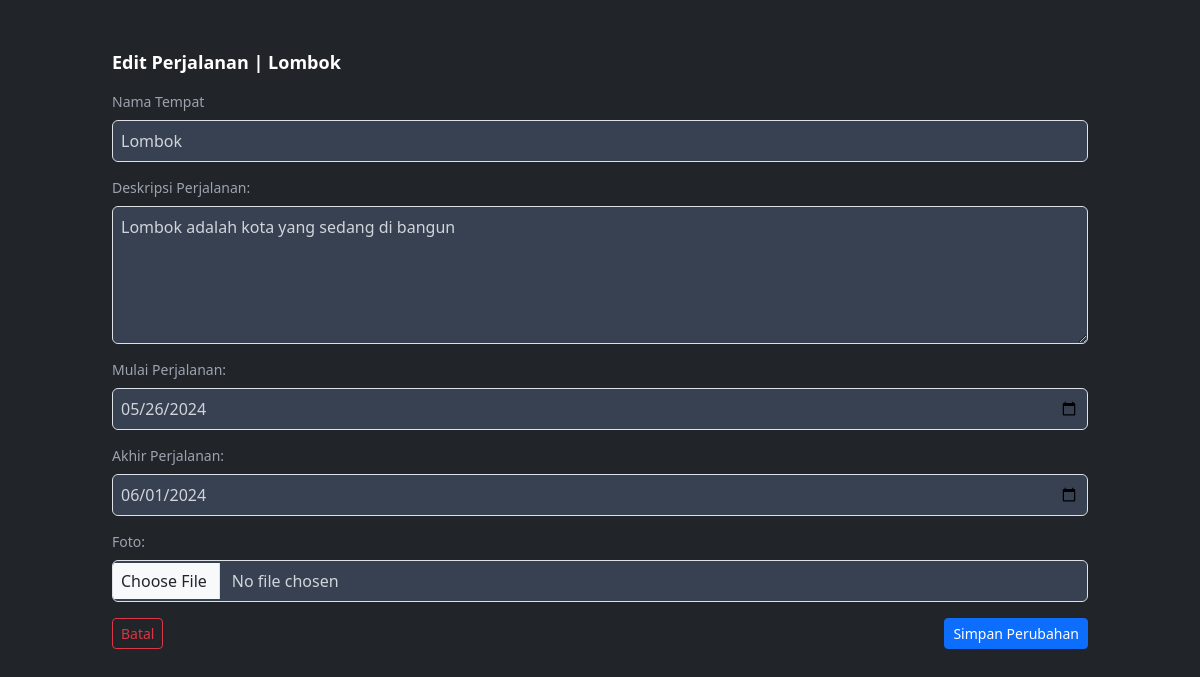
Screenshot of /edit_perjalanan.php?id=37 with the database file from the repository.
### tables this page shows
CREATE TABLE `perjalanan` (
  `id` int NOT NULL,
  `foto` text NOT NULL,
  `tempat` varchar(100) NOT NULL,
  `deskripsi` text NOT NULL,
  `mulai_pergi` date NOT NULL,
  `waktu_pergi` date NOT NULL,
  `user_upload` varchar(100) NOT NULL
);

### edit_perjalanan.php (the view, shortened to what this page needs)
<?php
include "koneksi.php";
$perjalanan_id = $_GET['id'];
if(isset($_GET['id'])) {
    $query = "SELECT * FROM perjalanan WHERE id = '$perjalanan_id'";
    $result = mysqli_query($con, $query);
    if(mysqli_num_rows($result) == 1) {
        $row = mysqli_fetch_assoc($result);
    } else {
        echo "User not found.";
    }
} else {
    echo "Invalid request.";
}
?>
<!DOCTYPE html>
<html lang="en">
<head>
    <link href="https://cdn.jsdelivr.net/npm/bootstrap@5.3.3/dist/css/bootstrap.min.css" rel="stylesheet">
</head>
<!DOCTYPE html>
<html lang="en">
<head>
  <link href="https://unpkg.com/tailwindcss@^2/dist/tailwind.min.css" rel="stylesheet">
</head>
<body class="bg-dark text-gray-200">
  <div class="container mx-auto mt-5 px-4 mb-5">  <h2 class="text-lg font-bold text-white mb-3">Edit Perjalanan | <?php echo $row['tempat']; ?></h2>
    <form action="edit_perjalanan.php?id=<?php echo $perjalanan_id; ?>" method="post" enctype="multipart/form-data" class="space-y-4"> <div class="mb-3">
        <label for="nama" class="block mb-2 text-sm font-medium text-gray-400">Nama Tempat</label>
        <input type="text" class="form-control block w-full p-2 bg-gray-700 border border-gray-600 rounded-md text-gray-300 focus:outline-none focus:ring-blue-500 focus:ring-2" id="tempat" name="tempat" placeholder="Masukkan nama Tempat" value="<?php echo $row['tempat']; ?>" required>
      </div>
      <div class="mb-3">
        <label for="deskripsi" class="block mb-2 text-sm font-medium text-gray-400">Deskripsi Perjalanan:</label>
        <textarea class="form-control block w-full p-2 bg-gray-700 border border-gray-600 rounded-md text-gray-300 focus:outline-none focus:ring-blue-500 focus:ring-2" id="deskripsi" name="deskripsi" rows="5" placeholder="Deskripsikan perjalanan Anda"><?php echo $row['deskripsi']; ?></textarea>
      </div>
      <div class="mb-3">
        <label for="tanggal" class="block mb-2 text-sm font-medium text-gray-400">Mulai Perjalanan:</label>
        <input type="date" class="form-control block w-full p-2 bg-gray-700 border border-gray-600 rounded-md text-gray-300 focus:outline-none focus:ring-blue-500 focus:ring-2" id="mulai_pergi" name="mulai_pergi" placeholder="Masukkan lokasi" value="<?php echo $row['mulai_pergi']; ?>" required>
      </div>
      <div class="mb-3">
        <label for="tanggal" class="block mb-2 text-sm font-medium text-gray-400">Akhir Perjalanan:</label>
        <input type="date" class="form-control block w-full p-2 bg-gray-700 border border-gray-600 rounded-md text-gray-300 focus:outline-none focus:ring-blue-500 focus:ring-2" id="waktu_pergi" name="waktu_pergi" placeholder="Masukkan lokasi" value="<?php echo $row['waktu_pergi']; ?>" required>
      </div>
      <div class="mb-3">
        <label for="foto" class="block mb-2 text-sm font-medium text-gray-400">Foto:</label>
        <input type="file" class="form-control block w-full p-2 bg-gray-700 border border-gray-600 rounded-md text-gray-300 focus:outline-none focus:ring-blue-500 focus:ring-2" id="foto" name="foto">
      </div>
      <div class="flex items-center justify-between">
      <a href="setelahLogin.php"><button type="button" class="btn btn-outline-danger btn-sm" id="btnTutupModal"
                    data-bs-dismiss="modal">Batal</button></a>
                <button type="submit" class="btn btn-primary btn-sm">Simpan Perubahan</button>
        </div>
        </form>
    </div>
</body>
</html>

### rows the page displays
perjalanan: tempat "Lombok", deskripsi "Lombok adalah kota yang sedang di bangun", mulai_pergi "05/26/2024", waktu_pergi "06/01/2024"
